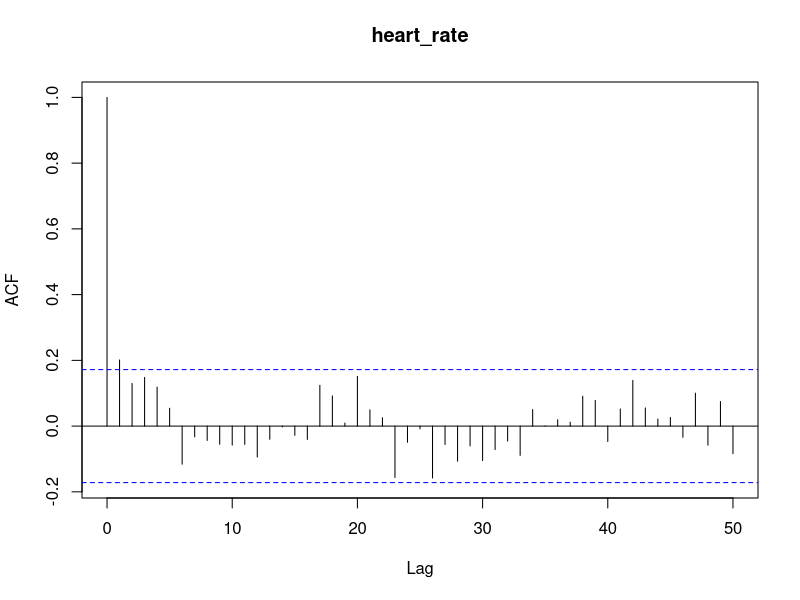
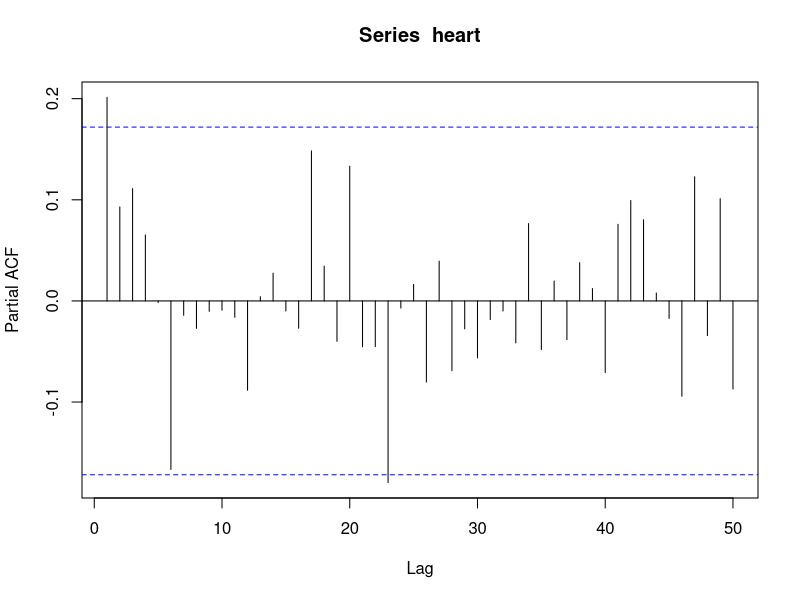
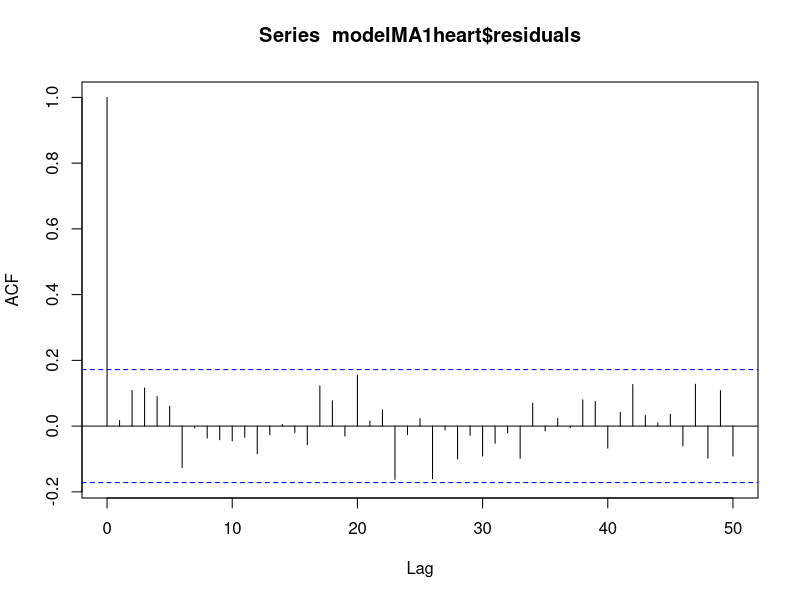

Recreate these plots in R, in order. (Note: this script raises an error after producing the figures.)
## ---- chunk 1
heart <- read.csv("../HeartRate.csv")
electric <- read.csv("../ElectricityPrice.csv")
## ---- chunk 2
acf(heart, 50)
pacf(heart, 50)
## ---- chunk 3
modelAR1heart <- arima(heart,c(1,0,0))
modelMA1heart <- arima(heart,c(0,0,1))
modelAR1heart
modelMA1heart
## ---- chunk 4
Box.test(modelMA1heart$residuals, type = "Ljung-Box", lag = 10)
## ---- chunk 5
acf(modelMA1heart$residuals, 50)
## ---- chunk 6
predict(modelMA1heart, n.ahead = 1)
## ---- chunk 7
plot(electric)
electricdiff <- diff(electric$Price, lag = 1)
electricdiff <- ts(electricdiff)
plot.ts(electricdiff)
## ---- chunk 8
Q1<-rep(c(1,0,0,0),13)
Q1[53]<-1
Q2<-rep(c(0,1,0,0),13)
Q2[53]<-0
Q3<-rep(c(0,0,1,0),13)
Q3[53]<-0

mod1 <- lm(diff(electric$Price)~ time(electricdiff) + Q1 + Q2 + Q3)
plot(mod1$residuals, type = "l")
electricSeasonal <- mod1$residuals
## ---- chunk 9
acf(electricSeasonal, 50)
pacf(electricSeasonal, 50)
modelAR1electricity <- arima(electricSeasonal,c(1,0,0))
modelMA1electricity <- arima(electricSeasonal,c(0,0,1))
modelAR2electricity <- arima(electricSeasonal,c(2,0,0))
modelMA2electricity <- arima(electricSeasonal,c(0,0,2))
modelARMA11electricity <- arima(electricSeasonal,c(1,0,1))
modelARMA22electricity <- arima(electricSeasonal,c(2,0,2))
modelARMA12electricity <- arima(electricSeasonal,c(1,0,2))
modelARMA21electricity <- arima(electricSeasonal,c(2,0,1))

modelAR1electricity
modelAR2electricity
modelMA1electricity
modelMA2electricity
modelARMA11electricity
modelARMA22electricity
modelARMA12electricity
modelARMA21electricity
## ---- chunk 10
predict(modelAR1electricity, n.ahead = 1)
mod1

-0.03845778 + -0.6744861 + electric$Price[54]
## ---- chunk 11
plot.ts(electric$Price)
lines(ksmooth(time(electric$Price),electric$Price,"normal",bandwidth=5),col="red")
lines(smooth.spline(time(electric$Price),electric$Price,spar=.5),col="purple")
mod2 <- loess(electric$Price ~ time(electric$Price))
predict(mod2)[54]
mod3 <- smooth.spline(electric$Price)
predict(mod3)[2]
